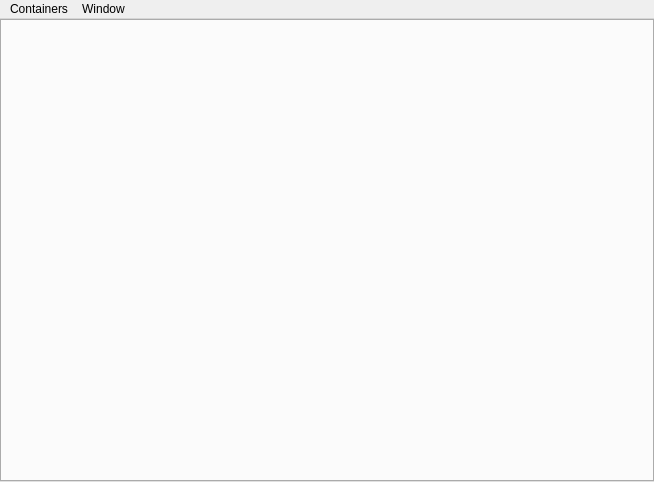
<?xml version="1.0" encoding="UTF-8"?>
<ui version="4.0">
 <class>MainWindow</class>
 <widget class="QMainWindow" name="MainWindow">
  <property name="geometry">
   <rect>
    <x>0</x>
    <y>0</y>
    <width>654</width>
    <height>482</height>
   </rect>
  </property>
  <property name="windowTitle">
   <string>TabTab</string>
  </property>
  <widget class="QWidget" name="centralwidget">
   <layout class="QGridLayout" name="gridLayout">
    <property name="leftMargin">
     <number>0</number>
    </property>
    <property name="topMargin">
     <number>0</number>
    </property>
    <property name="rightMargin">
     <number>0</number>
    </property>
    <property name="bottomMargin">
     <number>0</number>
    </property>
    <property name="spacing">
     <number>0</number>
    </property>
    <item row="0" column="0">
     <widget class="QTabWidget" name="tabWidget">
      <property name="currentIndex">
       <number>-1</number>
      </property>
      <property name="iconSize">
       <size>
        <width>22</width>
        <height>22</height>
       </size>
      </property>
      <property name="movable">
       <bool>true</bool>
      </property>
     </widget>
    </item>
   </layout>
  </widget>
  <widget class="QMenuBar" name="menubar">
   <property name="geometry">
    <rect>
     <x>0</x>
     <y>0</y>
     <width>654</width>
     <height>20</height>
    </rect>
   </property>
   <widget class="QMenu" name="menuWindow">
    <property name="title">
     <string>Window</string>
    </property>
    <addaction name="actionSelect"/>
   </widget>
   <widget class="QMenu" name="menuContainers">
    <property name="title">
     <string>Containers</string>
    </property>
    <addaction name="actionNew"/>
    <addaction name="separator"/>
   </widget>
   <addaction name="menuContainers"/>
   <addaction name="menuWindow"/>
  </widget>
  <action name="actionSelect">
   <property name="text">
    <string>Select</string>
   </property>
   <property name="shortcut">
    <string>Ctrl+T</string>
   </property>
  </action>
  <action name="actionNew">
   <property name="text">
    <string>New...</string>
   </property>
  </action>
 </widget>
 <resources/>
 <connections/>
</ui>
